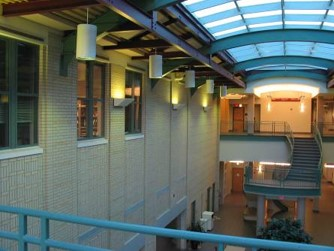
#> input picture CMU_left.jpg, 334 x 251 px, found by its file name
$ jupyter execute --allow-errors automatic_panorama_mosaicing.ipynb   (shell and % lines are left out)
#> lines starting #> are read from the running program, lines starting #| are printed output that depends on the picture
# Automatic Panorama Mosaicing

#### Proof of parallelism after affine transformation.

$Proof$:

We can represent any affine transformation by a homogeneous matrix $A_h$, where
$A_h=\begin{bmatrix}
a & b & c \\
d & e & f \\
0 & 0 & 1
\end{bmatrix}
\quad$

For any input homogeneous vector $\vec{x_h}=\begin{bmatrix}
x \\
y \\
1
\end{bmatrix}$, the output after affine transformation will be $A_h \vec{x_h}$.

Alternatively, we may rewrite such transformation in Cartesian form: $A\vec{x}+\vec{b}$, where
$A=\begin{bmatrix}
a & b \\
d & e
\end{bmatrix},
\vec{b}=\begin{bmatrix}
c \\
f
\end{bmatrix},
\vec{x}=\begin{bmatrix}
x \\
y \\
\end{bmatrix}$

Suppose we have a line $\vec{l_1}$ defined as $\vec{i_1}+\lambda\vec{g_1}$, where
$\vec{i_1}=\begin{bmatrix}
i_{1x} \\
i_{1y}
\end{bmatrix}$ represents the interaction of $\vec{l_1}$,
$\vec{g_1}=\begin{bmatrix}
g_{1x} \\
g_{1y}
\end{bmatrix}$ represents the gradient of $\vec{l_1}$.

For any line $\vec{l_2}$ parallel to $\vec{l_1}$, we will has its form: $\vec{l_2}=\vec{i_2}+\lambda (k\vec{g_1})$, where
$\vec{i_1}=\begin{bmatrix}
i_{2x} \\
i_{2y}
\end{bmatrix}$ represents the interaction of $\vec{l_2}$, and $k\in \mathbb{R}$.

$f(\vec{l_1})=A\vec{l_1}+\vec{b}=A\vec{i_1}+\lambda A\vec{g_1}+\vec{b}=(\vec{i_1'}+\vec{b})+\lambda\vec{g_1'}$

$f(\vec{l_2})=A\vec{l_2}+\vec{b}=A\vec{i_2}+\lambda k A\vec{g_1}+\vec{b}=(\vec{i_2'}+\vec{b})+\lambda (k\vec{g_1'})$

After affine transformation, line $f(\vec{l_2})$ is parallel to line $f(\vec{l_1})$.

[cell 1]

import numpy as np
import matplotlib
import matplotlib.image as image
import matplotlib.pyplot as plt
from skimage.feature import (corner_harris, corner_peaks, plot_matches, BRIEF, match_descriptors)
from skimage.transform import warp, ProjectiveTransform
from skimage.color import rgb2gray
from skimage.measure import ransac

## Feature Extraction and Feature Matching

#### Apply Harris Corners for feature detection and BRIEF Descriptor for feature matching.

[cell 2]
imL = image.imread("images/CMU_left.jpg")
#> imL is the input picture: shape (251, 334, 3); mean R, G, B 94.8, 103.3, 94.9
imR = image.imread("images/CMU_right.jpg")
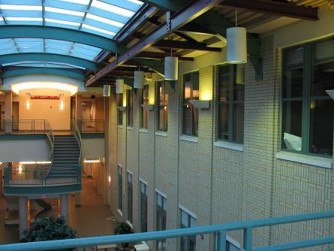
#> input picture CMU_right.jpg, 334 x 251 px, found by its file name
#> imR is the input picture: shape (251, 334, 3); mean R, G, B 87.8, 97, 88.2
imLgray = rgb2gray(imL)
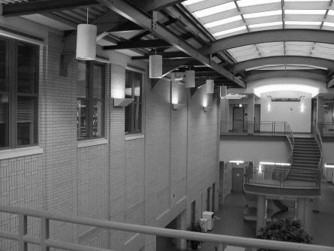
#> imLgray: shape (251, 334) float64; min 0.00417, max 1, mean 0.396
imRgray = rgb2gray(imR)
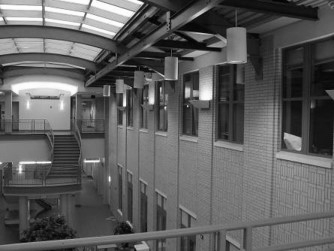
#> imRgray: shape (251, 334) float64; min 0.00333, max 1, mean 0.37

# NOTE: corner_peaks and many other feature extraction functions return point coordinates as (y,x), that is (rows,cols)
keypointsL = corner_peaks(corner_harris(imLgray), threshold_rel=0.0005, min_distance=5)
#> keypointsL = 202 pairs, first value 8 to 242, second value 7 to 326
keypointsR = corner_peaks(corner_harris(imRgray), threshold_rel=0.0005, min_distance=5)
#> keypointsR = 204 pairs, first value 6 to 245, second value 5 to 326

extractor = BRIEF()

extractor.extract(imLgray, keypointsL)
keypointsL = keypointsL[extractor.mask]
#> keypointsL = 152 pairs, first value 25 to 227, second value 24 to 309
descriptorsL = extractor.descriptors

extractor.extract(imRgray, keypointsR)
keypointsR = keypointsR[extractor.mask]
#> keypointsR = 154 pairs, first value 24 to 227, second value 28 to 309
descriptorsR = extractor.descriptors

matchesLR = match_descriptors(descriptorsL, descriptorsR, cross_check=True)

print ('the number of matches is {:2d}'.format(matchesLR.shape[0]))

fig = plt.figure(1,figsize = (12, 4))
axA = plt.subplot(111)
plt.gray()
plot_matches(axA, imL, imR, keypointsL, keypointsR, matchesLR) #, matches_color = 'r')
#> (this line was passed over: skimage is not available in this run)
axA.axis('off')

plt.show()

#### There are $N=53$ matches $(p,p')$ as in the figure above.  Suppose $N_i=21$ of these matches are inliers for a homography, while the rest of the matches are $N_o=32$ outliers. To estimate a homography we need a sample with $K=4$ matches. The below cell derive and estimate the least number of times one should randomly sample a subset of $K$ matches to get probability  $p≥0.95$  that at least one of these samples has all of its $K$ matches from inliers.

$Derivation$:

The least number of times to sample at least one random sample of 4 inliers with probability $p\geq 0.95$ is equivalent to the most number of times to sample random pairs that always include at least one outlier with probability $p> 0.05$ plus one.

At each round, the probability to sample a random pair of inliers (sampling without replacement)
$$p_{allInliers}=\frac{N_i \choose 4}{N_i+N_o \choose 4}=\frac{N_i(N_i-1)(N_i-2)(N_i-3)}{(N_i+N_o)(N_i+N_o-1)(N_i+N_o-2)(N_i+N_o-3)}$$
$$p_{\neg allInliers}=1-p_{allInliers}=1-\frac{N_i(N_i-1)(N_i-2)(N_i-3)}{(N_i+N_o)(N_i+N_o-1)(N_i+N_o-2)(N_i+N_o-3)}$$

$$p_{\neg allInliers}^{k-1} > 0.05,k\in\mathbb{Z}^+$$

$$k < \frac{\ln(0.05)}{\ln(p_{\neg allInliers})}+1$$

$Numerical\:Solution$:

$$N_i=21, N_o=32$$

$$p_{\neg bothInliers}=1-\frac{21\times20\times19\times18}{53\times52\times51\times50}=\frac{57368}{58565}$$

$$k < \frac{\ln(0.05)}{\ln(\frac{57368}{58565})}+1$$

$$k < 146.07, k=146$$

Therefore, the least number of times to sample at least one random pair of inliers with probability $p\geq 0.95$ is $146$.

#### The code below uses RANSAC to find matched pairs of inliers above.

[cell 3]
data = (keypointsL[matchesLR[:,0]][:,[1,0]], keypointsR[matchesLR[:,1]][:,[1,0]])
model_robust, inliers = ransac(data, ProjectiveTransform, min_samples=4, residual_threshold=2, max_trials=146)

fig = plt.figure(2,figsize = (12, 4))
axA = plt.subplot(111)
plt.gray()
plot_matches(axA, imL, imR, keypointsL, keypointsR, matchesLR[inliers]) #, matches_color = 'r')
#> (this line was passed over: skimage is not available in this run)
axA.axis('off')

plt.show()

## Reprojection

#### Use the plane of the left image as the common PP. The pamorama mosaic is built inside a "reference frame" inside this common PP. The reference frame is big enough to contain the left image and the part of the view covered by the right image after reprojecting onto common PP.
#### The first reference frame contains the left image only.
#### The second reference frame shows the reprojected right image using only inlier matches.
#### For comparison purposes, the third reference frame demonstrates the reprojected right image using all matches.
#### Note: function $warp$ needs "inverse map" as its 2nd argument (left to right).

#> (a cell that did not finish here is left out)

## Blending

#### The function below computes the distance transform for the boundary of a given image. It returns a numpy array of the same size as the image with distances from each pixel to the closest point on the boundary of the image (float values).

[cell 5]
def boundaryDT(image):
    dt = np.empty(image.shape[:2])
    row, col = image.shape[:2]
#> row = 251; col = 334
    for i in range(row):
        for j in range(col):
            dt[i][j] = min(i, j, row-i-1, col-j-1)
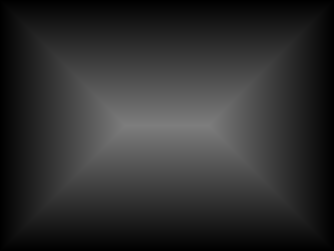
#> dt: shape (251, 334) float64; min 0, max 125, mean 46.5
    return dt / np.max(dt)

#### Apply boundaryDT function to compute distance transforms for both images.

[cell 6]
fig = plt.figure(4,figsize = (12, 3))
plt.subplot(121)
plt.title("Left image DT in Ref. frame (LdtRef)")
imL_dt = boundaryDT(imL)
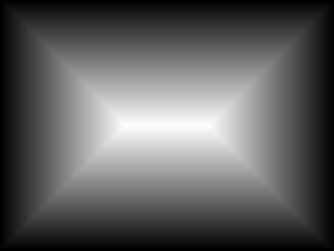
#> imL_dt: shape (251, 334) float64; min 0, max 1, mean 0.372
imL_dt_ref = np.hstack((imL_dt, np.zeros(imL_dt.shape)))
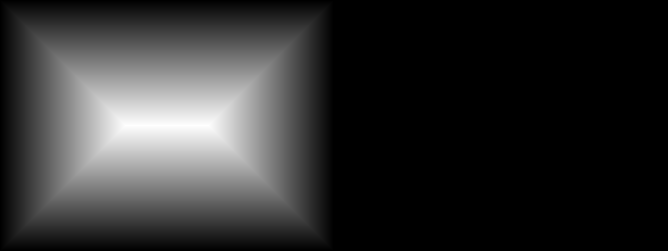
#> imL_dt_ref: shape (251, 668) float64; min 0, max 1, mean 0.186
imL_dt_ref = np.vstack((imL_dt_ref, np.zeros((30, imL_dt_ref.shape[1]))))
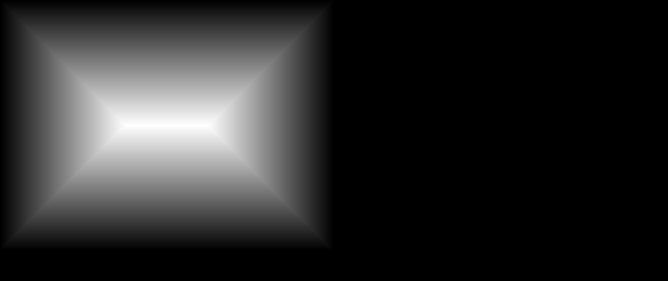
#> imL_dt_ref: shape (281, 668) float64; min 0, max 1, mean 0.166
plt.imshow(imL_dt_ref)

plt.subplot(122)
imR_dt = boundaryDT(imL)
imR_dt_ref = np.hstack((imR_dt, np.zeros(imR_dt.shape)))
imR_dt_ref = np.vstack((imR_dt_ref, np.zeros((30, imR_dt_ref.shape[1]))))
imR_dt_ref = warp(imR_dt_ref, model_robust)
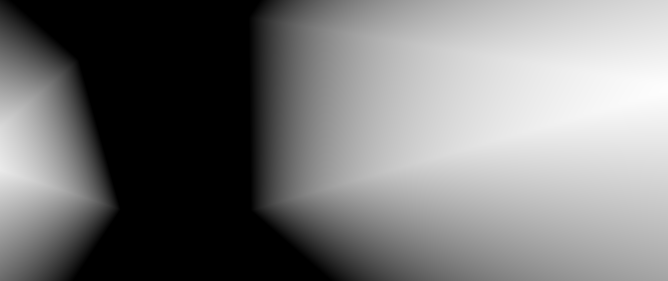
#> imR_dt_ref: shape (281, 668) float64; min 0, max 0.995, mean 0.472
plt.imshow(imR_dt_ref)
plt.title("Right image DT in Ref. frame (RdtRef)")

#### Use boundary distance transforms to blend left and reprojected right images into the reference frame. The first and second figures are $alpha$'s for blending the left and right images. These $alphas$ are based on distance transforms. The third figure is the final panorama with reprojected features (homography inliers) from both left and right images.

[cell 7]
import numpy.linalg as la

fig = plt.figure(5,figsize = (12, 14))
plt.subplot(311)
epsilon = 1e-10
imL_alpha = imL_dt_ref / (imL_dt_ref + imR_dt_ref + epsilon)
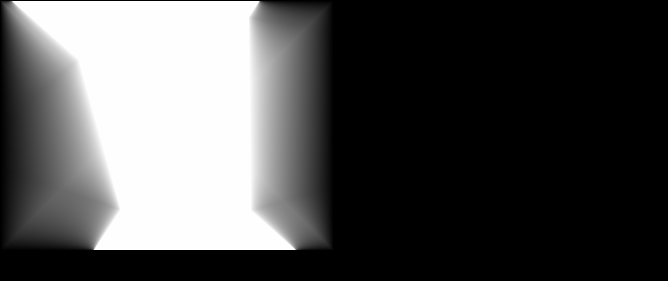
#> imL_alpha: shape (281, 668) float64; min 0, max 1, mean 0.312
plt.imshow(imL_alpha)
plt.title("alpha based on DT (for RransacRef)")

plt.subplot(312)
imR_alpha = imR_dt_ref / (imL_dt_ref + imR_dt_ref + epsilon)
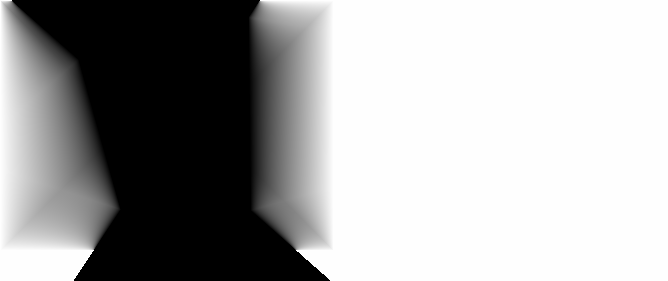
#> imR_alpha: shape (281, 668) float64; min 0, max 1, mean 0.649
plt.imshow(imR_alpha)
plt.title("alpha based on DT (for RransacRef)")

plt.subplot(313)

imL_alpha_color = np.empty((imL_alpha.shape[0], imL_alpha.shape[1], 3))
imR_alpha_color = np.empty((imR_alpha.shape[0], imR_alpha.shape[1], 3))
for i in range(imL_alpha.shape[0]):
    for j in range(imL_alpha.shape[1]):
        imL_alpha_color[i][j] = [imL_alpha[i][j]]*3
        imR_alpha_color[i][j] = [imR_alpha[i][j]]*3

#> (the rest of this cell did not finish here and is left out)
